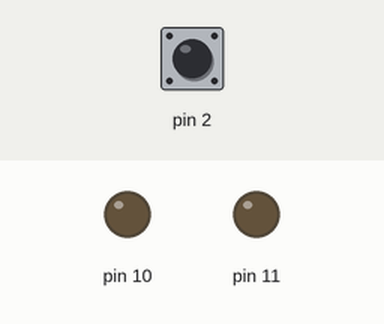
Simulated run of this sketch. Board: Arduino Uno, built with avr-gcc and run on an emulated ATmega328P. Shown: output pins drawn as LEDs (lit = HIGH). Inputs (shaded band) come from the test bench; at power-on: pin 2 LOW.

Above: at 1.2 s.
1.3 s: pin 2 driven HIGH
At 2.5 s:
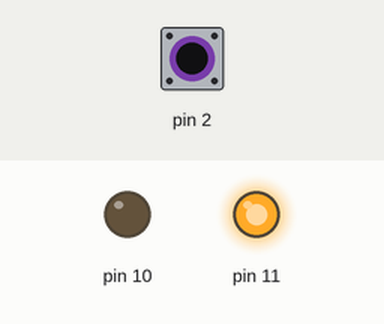
2.8 s: pin 2 pulsed LOW 5 times (0.12 s each, 0.3 s apart)
At 5.4 s:
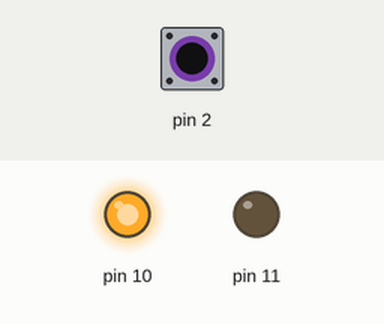
Timing chart, 0 to 6.9 s (numbered marks = the images above; inputs shaded):
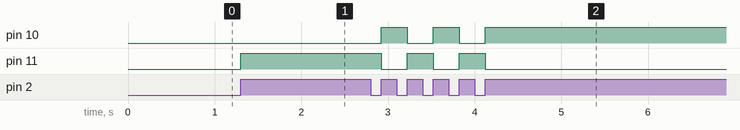

Measured:
- after the input at 1.3 s, pin 11: LOW → HIGH at once
- after the input at 2.8 s, pin 10: alternates HIGH for 0.30 s and LOW for 0.30 s, 5 changes in all, then stays HIGH, starting after 0.12 s; pin 11: alternates HIGH for 0.30 s and LOW for 0.30 s, 5 changes in all, then stays LOW, starting after 0.12 s

The sketch:

lab3-quiz2.ino
```cpp
void setup()
{
  pinMode(10,OUTPUT);
  pinMode(11,OUTPUT);
  pinMode(2,INPUT);
  attachInterrupt(0,shiftDirection,RISING);
}

bool forward = false;

void loop()
{

}

void shiftDirection(){

  if(forward){
 digitalWrite(10,HIGH);
 digitalWrite(11,LOW);
    forward=false;
  }
  else{
    digitalWrite(11,HIGH);
    digitalWrite(10,LOW);
    forward=true;
  }

}
```
